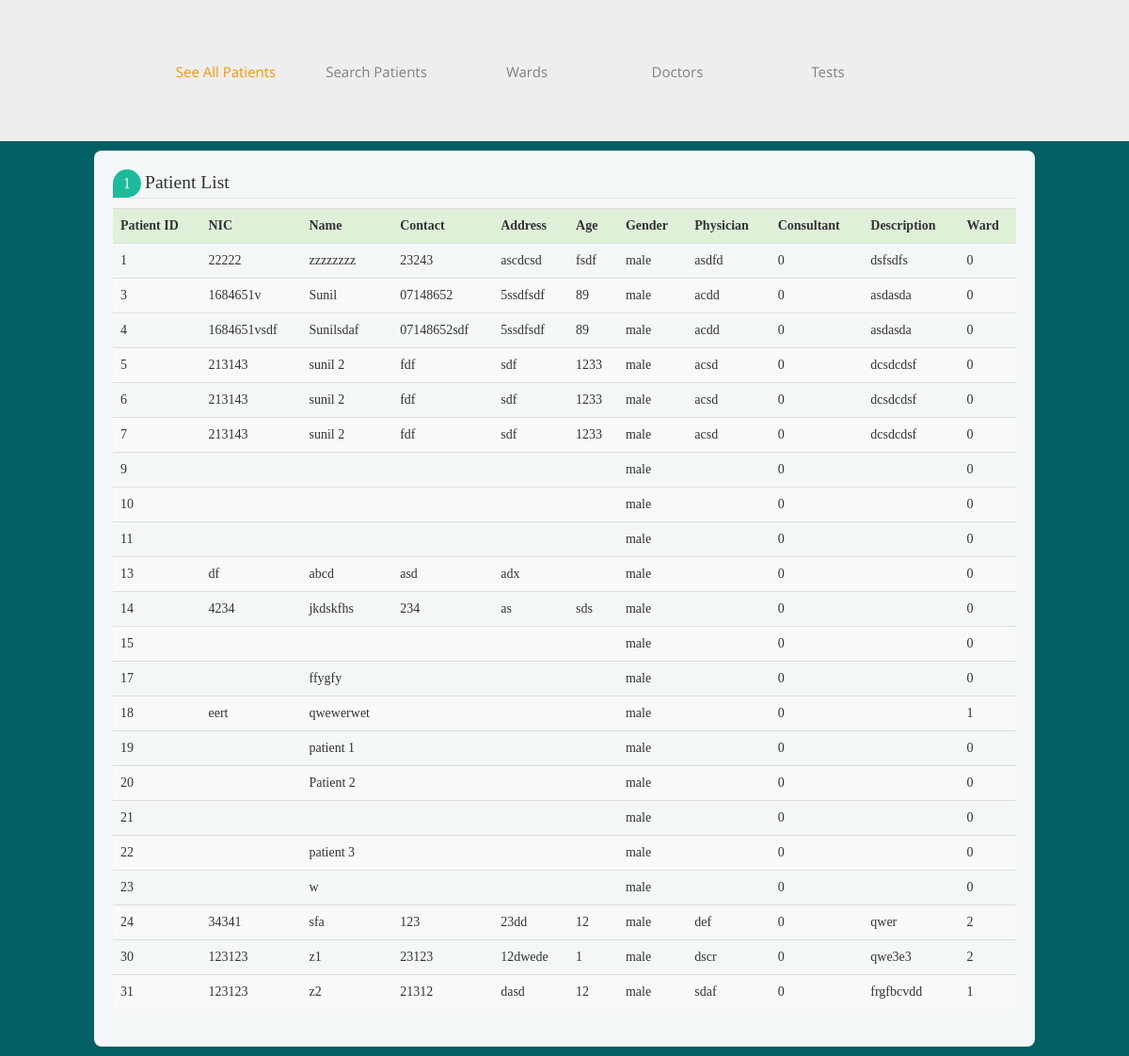
Page /doc/doc_allpatients.php on the committed database.
### tables this page shows
CREATE TABLE `patient` (
  `pid` int(100) NOT NULL,
  `nic` varchar(100) NOT NULL,
  `name` varchar(100) NOT NULL,
  `contact` varchar(100) NOT NULL,
  `address` varchar(100) NOT NULL,
  `age` varchar(100) NOT NULL,
  `gender` varchar(100) NOT NULL,
  `physician` varchar(100) NOT NULL,
  `consultant` int(11) NOT NULL,
  `description` text NOT NULL,
  `ward` int(11) NOT NULL
);

### doc/doc_allpatients.php (the view, shortened to what this page needs)
<!DOCTYPE html>
<html>
<head>
</head>
<body style="background-color: #006064;">
<link rel="stylesheet" href="https://maxcdn.bootstrapcdn.com/bootstrap/3.3.7/css/bootstrap.min.css">
<link rel="stylesheet" href="css/style.css" type="text/css">
<div id="header" style="height: 150px;">
    <div>
      <ul id="navigation">
        <li class="active">
          <a href="doc_allpatients.php">See All Patients</a>
        </li>
        <li >
          <a href="search_p.php">Search Patients</a>
        </li>
        <li>
          <a href="doc_wards.php">Wards</a>
        </li>
        <li>
          <a href="doc_doctors.php">Doctors</a>
        </li>
        <li>
          <a href="h_tests.php">Tests</a>
        </li>
      </ul>
    </div>
</div>
<?php
$db = mysqli_connect("localhost","root", "","hospital_sys") or die("Error connecting to database");
$query = "SELECT * FROM patient ORDER BY pid";
$result1 = mysqli_query($db, $query);
?>
<div class = "form-style-5" style=" max-width: 1000px;" >
  <legend ><span class="number">1</span>Patient List</legend>
  <table class="table table-striped" >
    <tr class="success">
      <th>Patient ID</th>
      <th>NIC</th>
      <th>Name</th>
      <th>Contact</th>
      <th>Address</th>
      <th>Age</th>
      <th>Gender</th>
      <th>Physician</th>
      <th>Consultant</th>
      <th>Description</th>
      <th>Ward</th>
    </tr>
    <?php while($row1 = mysqli_fetch_array($result1)):;?>
    <tr>
      <td><?php echo $row1[0]; ?></td>
      <td><?php echo $row1[1]; ?></td>
      <td><?php echo $row1[2]; ?></td>
      <td><?php echo $row1[3]; ?></td>
      <td><?php echo $row1[4]; ?></td>
      <td><?php echo $row1[5]; ?></td>
      <td><?php echo $row1[6]; ?></td>
      <td><?php echo $row1[7]; ?></td>
      <td><?php echo $row1[8]; ?></td>
      <td><?php echo $row1[9]; ?></td>
      <td><?php echo $row1[10]; ?></td>
    </tr>
    <?php endwhile; ?>
  </table>
</div>
</body>
</html>

### doc/css/style.css (style rules this page uses)
body { background-color: #fff; font-family: 'OpenSans'; margin: 0; }
#header { background-color: #eee; border-bottom: 1px solid #e6e6e6; padding: 27px 0; }
#header > div, #footer > div { width: 920px; margin: 0 auto; padding: 0 20px; }
#navigation { display: inline-block; list-style: none; line-height: 100px; margin: 0; padding: 0; }
#navigation li { float: left; width: 160px; text-align: center; }
#navigation li a { color: #818181; font-size: 15px; line-height: 30px; text-decoration: none; }
#navigation li.active a { color: #f99600; }
.form-style-5 { max-width: 500px; padding: 10px 20px; background: #f4f7f8; margin: 10px auto; padding: 20px; background: #f4f7f8; border-radius: 8px; font-family: Georgia, "Times New Roman", Times, serif; }
.form-style-5 legend { font-size: 1.4em; margin-bottom: 10px; }
.form-style-5 .number { background: #1abc9c; color: #fff; height: 30px; width: 30px; display: inline-block; font-size: 0.8em; margin-right: 4px; line-height: 30px; text-align: center; text-shadow: 0 1px 0 rgba(255,255,255,0.2); border-radius: 15px 15px 15px 0px; }

### rows in the picture
patient: pid "1", nic "22222", name "zzzzzzzz", contact "23243", address "ascdcsd", age "fsdf", gender "male", physician "asdfd", consultant "0", description "dsfsdfs", ward "0"
patient: pid "3", nic "1684651v", name "Sunil", contact "07148652", address "5ssdfsdf", age "89", gender "male", physician "acdd", consultant "0", description "asdasda", ward "0"
patient: pid "4", nic "1684651vsdf", name "Sunilsdaf", contact "07148652sdf", address "5ssdfsdf", age "89", gender "male", physician "acdd", consultant "0", description "asdasda", ward "0"
patient: pid "5", nic "213143", name "sunil 2", contact "fdf", address "sdf", age "1233", gender "male", physician "acsd", consultant "0", description "dcsdcdsf", ward "0"
patient: pid "6", nic "213143", name "sunil 2", contact "fdf", address "sdf", age "1233", gender "male", physician "acsd", consultant "0", description "dcsdcdsf", ward "0"
patient: pid "7", nic "213143", name "sunil 2", contact "fdf", address "sdf", age "1233", gender "male", physician "acsd", consultant "0", description "dcsdcdsf", ward "0"
patient: pid "9", gender "male", consultant "0", ward "0"
patient: pid "10", gender "male", consultant "0", ward "0"
patient: pid "11", gender "male", consultant "0", ward "0"
patient: pid "13", nic "df", name "abcd", contact "asd", address "adx", gender "male", consultant "0", ward "0"
patient: pid "14", nic "4234", name "jkdskfhs", contact "234", address "as", age "sds", gender "male", consultant "0", ward "0"
patient: pid "15", gender "male", consultant "0", ward "0"
patient: pid "17", name "ffygfy", gender "male", consultant "0", ward "0"
patient: pid "18", nic "eert", name "qwewerwet", gender "male", consultant "0", ward "1"
patient: pid "19", name "patient 1", gender "male", consultant "0", ward "0"
patient: pid "20", name "Patient 2", gender "male", consultant "0", ward "0"
patient: pid "21", gender "male", consultant "0", ward "0"
patient: pid "22", name "patient 3", gender "male", consultant "0", ward "0"
patient: pid "23", name "w", gender "male", consultant "0", ward "0"
patient: pid "24", nic "34341", name "sfa", contact "123", address "23dd", age "12", gender "male", physician "def", consultant "0", description "qwer", ward "2"
patient: pid "30", nic "123123", name "z1", contact "23123", address "12dwede", age "1", gender "male", physician "dscr", consultant "0", description "qwe3e3", ward "2"
patient: pid "31", nic "123123", name "z2", contact "21312", address "dasd", age "12", gender "male", physician "sdaf", consultant "0", description "frgfbcvdd", ward "1"
